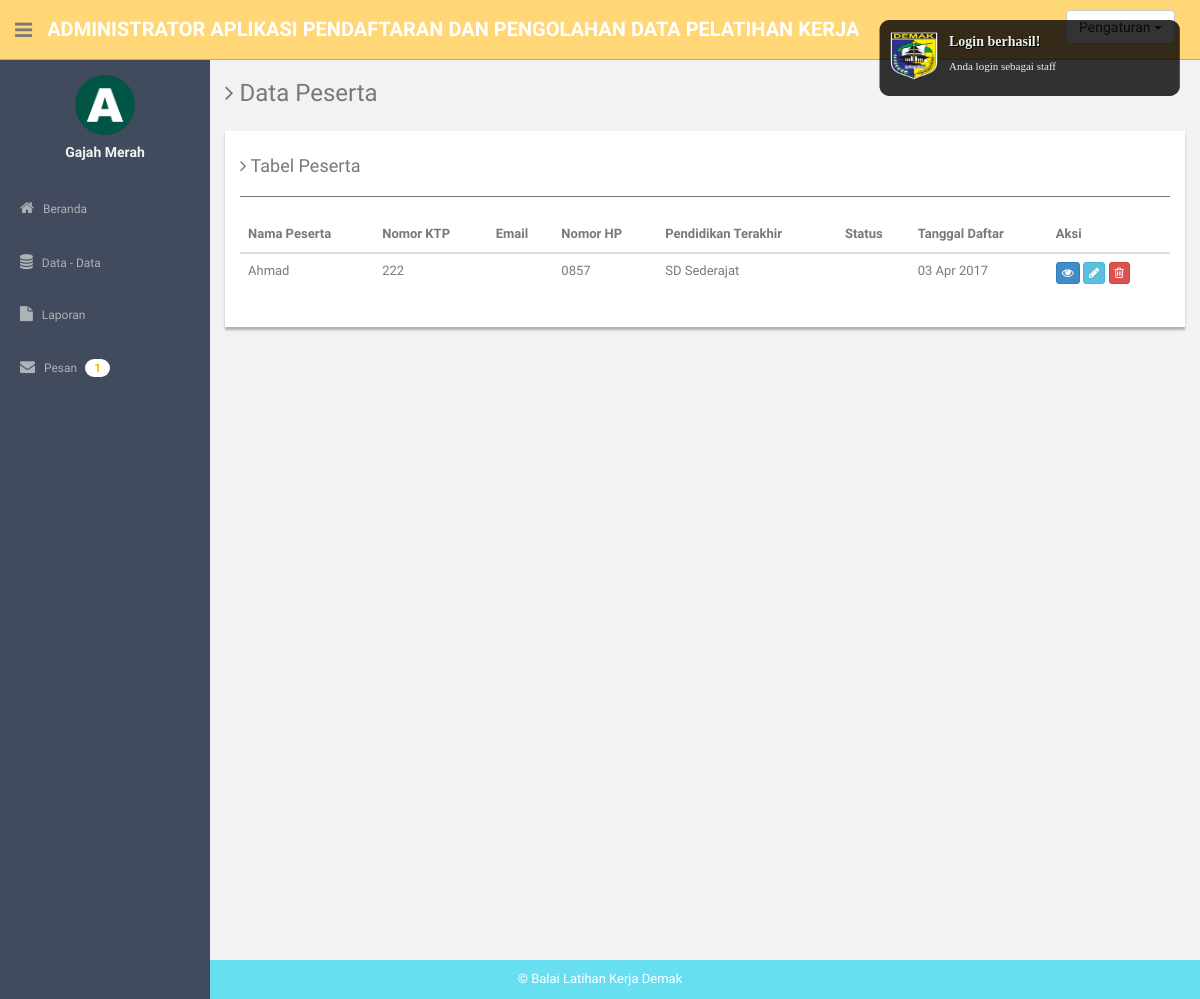
The app's page /admin/data_peserta.php (signed in) with its own data.
### tables this page shows
CREATE TABLE `peserta` (
  `id` int(11) NOT NULL,
  `no_ktp` varchar(16) NOT NULL,
  `nama` varchar(128) NOT NULL,
  `jenis_kelamin` varchar(9) DEFAULT NULL,
  `tempat_lahir` varchar(128) DEFAULT NULL,
  `tanggal_lahir` date DEFAULT NULL,
  `agama` varchar(16) DEFAULT NULL,
  `alamat` varchar(256) DEFAULT NULL,
  `kecamatan` varchar(12) NOT NULL,
  `telepon` varchar(14) NOT NULL,
  `pendidikan_terakhir` varchar(16) NOT NULL,
  `sumber_info` varchar(16) DEFAULT NULL,
  `tanggal_daftar` timestamp NOT NULL DEFAULT CURRENT_TIMESTAMP ON UPDATE CURRENT_TIMESTAMP COMMENT 'tanggal created at',
  `status_hapus` int(11) NOT NULL DEFAULT '0' COMMENT '0 = belum dihapus, 1 = sudah dihapus'
);

### proses/convert_date.php (called while the page is built, shortened)
<?php
	function convertDate($date, $format){
		$new_date = strtotime($date);
        $new_date = date($format, $new_date);
        return $new_date;
	}
?>

### admin/data_peserta.php (the view, shortened to what this page needs)
<?php
  include 'header.php';
  require_once ('../proses/koneksi_db.php');
  require_once ('../proses/convert_date.php');
?>
<section id="main-content">
  <section class="wrapper site-min-height">
    <h3><i class="fa fa-angle-right"></i> Data Peserta</h3>
    <div class="row mt">
      <div class="col-lg-12">
        <div class="showback">
          <h4><i class="fa fa-angle-right"></i> Tabel Peserta</h4>
          <hr>
          <table class="table table-hover" id="table_peserta">
            <thead>
              <tr>
                <th>Nama Peserta</th>
                <th>Nomor KTP</th>
                <th>Email</th>
                <th>Nomor HP</th>
                <th>Pendidikan Terakhir</th>
                <th>Status</th>
                <th>Tanggal Daftar</th>
                <th>Aksi</th>
              </tr>
            </thead>
            <tbody>
              <?php
                $query = mysqli_query($connect, "SELECT * FROM peserta WHERE status_hapus = 0 ORDER BY peserta.tanggal_daftar DESC");
                $num = mysqli_num_rows($query);
                if($num<=0){
                }else{
                  while ($row=mysqli_fetch_object($query)) {
                    echo "<tr>";
                    echo "<td>".$row->nama."</td>";
                    echo "<td>".$row->no_ktp."</td>";
                    echo "<td>".$row->email."</td>";
                    echo "<td>".$row->telepon."</td>";
                    echo "<td>".$row->pendidikan_terakhir."</td>";
                    echo "<td>".$row->status."</td>";
                    echo "<td>".convertDate($row->tanggal_daftar, 'd M Y')."</td>";
                    echo "<td>";
                    echo "<a href=\"detail_peserta.php?id_peserta=".$row->id."\" class=\"btn btn-primary btn-xs\" data-tooltip=\"true\" title=\"Lihat Detail Peserta\" ><i class=\"fa fa-eye\"></i></a> ";
                    echo "<a href=\"form_ubah_peserta.php?id_peserta=".$row->id."\" class=\"btn btn-info btn-xs\" data-tooltip=\"true\" title=\"Ubah Data Peserta\" ><i class=\"fa fa-pencil\"></i></a> ";
                    echo "<a href=\"../proses/admin/hapus_peserta.php?id_peserta=".$row->id."\" onclick=\"return confirm('Anda Yakin akan menghapus peserta ini??')\" class=\"btn btn-danger btn-xs\" data-tooltip=\"true\" title=\"Hapus Peserta\" ><i class=\"fa fa-trash-o\"></i></a>";
                    echo "</td>";
                    echo "</tr>";
                  }
                }
              ?>
            </tbody>
          </table>
        </div>
      </div>
    </div>
  </section><! --/wrapper -->
</section>
<?php
  include 'footer.php';
?>

### assets/css/style.css (style rules this page uses)
body { color: #797979; background: #f2f2f2; font-family: 'Ruda', sans-serif; padding: 0px !important; margin: 0px !important; font-size:13px; }
a, a:hover, a:focus { text-decoration: none; outline: none; }
hr { margin-top: 20px; margin-bottom: 20px; border: 0; border-top: 1px solid #797979; }
.mt { margin-top: 25px; }
#main-content { margin-left: 210px; }
.wrapper { display: inline-block; margin-top: 60px; padding-left: 15px; padding-right: 15px; padding-bottom: 15px; padding-top: 0px; width: 100%; }
.showback { background: #ffffff; padding: 15px; margin-bottom: 15px; box-shadow: 0px 3px 2px #aab2bd; }
.site-min-height { min-height: 900px; }

### records on screen
peserta: nama "Ahmad", no_ktp "222", telepon "0857", pendidikan_terakhir "SD Sederajat", tanggal_daftar "03 Apr 2017"

### other values on screen
$_SESSION['nama'] "Gajah Merah"
